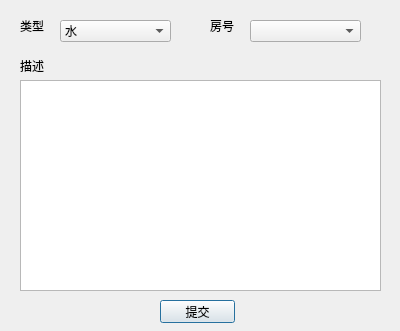
<?xml version="1.0" encoding="UTF-8"?>
<ui version="4.0">
 <class>NeedRepairDialog</class>
 <widget class="QDialog" name="NeedRepairDialog">
  <property name="geometry">
   <rect>
    <x>0</x>
    <y>0</y>
    <width>400</width>
    <height>331</height>
   </rect>
  </property>
  <property name="windowTitle">
   <string>报修</string>
  </property>
  <widget class="QLabel" name="txtKind">
   <property name="geometry">
    <rect>
     <x>20</x>
     <y>20</y>
     <width>54</width>
     <height>12</height>
    </rect>
   </property>
   <property name="text">
    <string>类型</string>
   </property>
  </widget>
  <widget class="QComboBox" name="boxKind">
   <property name="geometry">
    <rect>
     <x>60</x>
     <y>20</y>
     <width>111</width>
     <height>22</height>
    </rect>
   </property>
   <item>
    <property name="text">
     <string>水</string>
    </property>
   </item>
   <item>
    <property name="text">
     <string>电</string>
    </property>
   </item>
   <item>
    <property name="text">
     <string>家具</string>
    </property>
   </item>
   <item>
    <property name="text">
     <string>墙面/地面</string>
    </property>
   </item>
   <item>
    <property name="text">
     <string>燃气</string>
    </property>
   </item>
  </widget>
  <widget class="QLabel" name="txtProblem">
   <property name="geometry">
    <rect>
     <x>20</x>
     <y>60</y>
     <width>54</width>
     <height>12</height>
    </rect>
   </property>
   <property name="text">
    <string>描述</string>
   </property>
  </widget>
  <widget class="QTextEdit" name="edtProblem">
   <property name="geometry">
    <rect>
     <x>20</x>
     <y>80</y>
     <width>361</width>
     <height>211</height>
    </rect>
   </property>
  </widget>
  <widget class="QPushButton" name="btnSubmit">
   <property name="geometry">
    <rect>
     <x>160</x>
     <y>300</y>
     <width>75</width>
     <height>23</height>
    </rect>
   </property>
   <property name="text">
    <string>提交</string>
   </property>
  </widget>
  <widget class="QLabel" name="txtHouse">
   <property name="geometry">
    <rect>
     <x>210</x>
     <y>20</y>
     <width>54</width>
     <height>12</height>
    </rect>
   </property>
   <property name="text">
    <string>房号</string>
   </property>
  </widget>
  <widget class="QComboBox" name="boxHouse">
   <property name="geometry">
    <rect>
     <x>250</x>
     <y>20</y>
     <width>111</width>
     <height>22</height>
    </rect>
   </property>
  </widget>
 </widget>
 <tabstops>
  <tabstop>boxKind</tabstop>
  <tabstop>boxHouse</tabstop>
  <tabstop>edtProblem</tabstop>
  <tabstop>btnSubmit</tabstop>
 </tabstops>
 <resources/>
 <connections>
  <connection>
   <sender>btnSubmit</sender>
   <signal>clicked()</signal>
   <receiver>NeedRepairDialog</receiver>
   <slot>submit()</slot>
   <hints>
    <hint type="sourcelabel">
     <x>197</x>
     <y>311</y>
    </hint>
    <hint type="destinationlabel">
     <x>199</x>
     <y>165</y>
    </hint>
   </hints>
  </connection>
 </connections>
 <slots>
  <slot>submit()</slot>
 </slots>
</ui>
